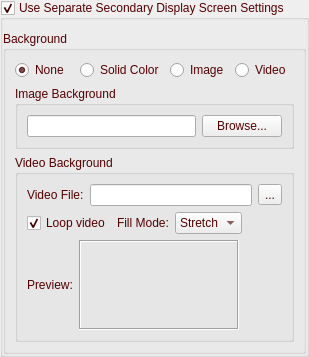
    <widget class="QGroupBox" name="groupBoxDisp2Sets">
     <property name="palette">
      <palette>
       <active>
        <colorrole role="WindowText">
         <brush brushstyle="SolidPattern">
          <color alpha="255">
           <red>85</red>
           <green>0</green>
           <blue>0</blue>
          </color>
         </brush>
        </colorrole>
        <colorrole role="Text">
         <brush brushstyle="SolidPattern">
          <color alpha="255">
           <red>85</red>
           <green>0</green>
           <blue>0</blue>
          </color>
         </brush>
        </colorrole>
        <colorrole role="ButtonText">
         <brush brushstyle="SolidPattern">
          <color alpha="255">
           <red>85</red>
           <green>0</green>
           <blue>0</blue>
          </color>
         </brush>
        </colorrole>
        <colorrole role="Highlight">
         <brush brushstyle="SolidPattern">
          <color alpha="255">
           <red>118</red>
           <green>50</green>
           <blue>50</blue>
          </color>
         </brush>
        </colorrole>
        <colorrole role="PlaceholderText">
         <brush brushstyle="SolidPattern">
          <color alpha="128">
           <red>85</red>
           <green>0</green>
           <blue>0</blue>
          </color>
         </brush>
        </colorrole>
       </active>
       <inactive>
        <colorrole role="WindowText">
         <brush brushstyle="SolidPattern">
          <color alpha="255">
           <red>85</red>
           <green>0</green>
           <blue>0</blue>
          </color>
         </brush>
        </colorrole>
        <colorrole role="Text">
         <brush brushstyle="SolidPattern">
          <color alpha="255">
           <red>85</red>
           <green>0</green>
           <blue>0</blue>
          </color>
         </brush>
        </colorrole>
        <colorrole role="ButtonText">
         <brush brushstyle="SolidPattern">
          <color alpha="255">
           <red>85</red>
           <green>0</green>
           <blue>0</blue>
          </color>
         </brush>
        </colorrole>
        <colorrole role="Highlight">
         <brush brushstyle="SolidPattern">
          <color alpha="255">
           <red>118</red>
           <green>50</green>
           <blue>50</blue>
          </color>
         </brush>
        </colorrole>
        <colorrole role="PlaceholderText">
         <brush brushstyle="SolidPattern">
          <color alpha="128">
           <red>85</red>
           <green>0</green>
           <blue>0</blue>
          </color>
         </brush>
        </colorrole>
       </inactive>
       <disabled>
        <colorrole role="WindowText">
         <brush brushstyle="SolidPattern">
          <color alpha="255">
           <red>120</red>
           <green>120</green>
           <blue>120</blue>
          </color>
         </brush>
        </colorrole>
        <colorrole role="Text">
         <brush brushstyle="SolidPattern">
          <color alpha="255">
           <red>120</red>
           <green>120</green>
           <blue>120</blue>
          </color>
         </brush>
        </colorrole>
        <colorrole role="ButtonText">
         <brush brushstyle="SolidPattern">
          <color alpha="255">
           <red>120</red>
           <green>120</green>
           <blue>120</blue>
          </color>
         </brush>
        </colorrole>
        <colorrole role="Highlight">
         <brush brushstyle="SolidPattern">
          <color alpha="255">
           <red>0</red>
           <green>120</green>
           <blue>215</blue>
          </color>
         </brush>
        </colorrole>
        <colorrole role="PlaceholderText">
         <brush brushstyle="SolidPattern">
          <color alpha="128">
           <red>85</red>
           <green>0</green>
           <blue>127</blue>
          </color>
         </brush>
        </colorrole>
       </disabled>
      </palette>
     </property>
     <property name="title">
      <string>Use Separate Secondary Display Screen Settings</string>
     </property>
     <property name="flat">
      <bool>true</bool>
     </property>
     <property name="checkable">
      <bool>true</bool>
     </property>
     <layout class="QVBoxLayout" name="verticalLayout">
      <property name="leftMargin">
       <number>0</number>
      </property>
      <property name="rightMargin">
       <number>0</number>
      </property>
      <property name="bottomMargin">
       <number>0</number>
      </property>
      <item>
       <widget class="QGroupBox" name="groupBoxBackground2">
        <property name="palette">
         <palette>
          <active>
           <colorrole role="WindowText">
            <brush brushstyle="SolidPattern">
             <color alpha="255">
              <red>85</red>
              <green>0</green>
              <blue>0</blue>
             </color>
            </brush>
           </colorrole>
          </active>
          <inactive>
           <colorrole role="WindowText">
            <brush brushstyle="SolidPattern">
             <color alpha="255">
              <red>85</red>
              <green>0</green>
              <blue>0</blue>
             </color>
            </brush>
           </colorrole>
          </inactive>
          <disabled>
           <colorrole role="WindowText">
            <brush brushstyle="SolidPattern">
             <color alpha="255">
              <red>120</red>
              <green>120</green>
              <blue>120</blue>
             </color>
            </brush>
           </colorrole>
          </disabled>
         </palette>
        </property>
        <property name="title">
         <string>Background</string>
        </property>
        <layout class="QVBoxLayout" name="verticalLayoutBackground2">
         <item>
          <layout class="QHBoxLayout" name="horizontalLayoutBackgroundType2">
           <item>
            <widget class="QRadioButton" name="radioButtonBgNone2">
             <property name="text">
              <string>None</string>
             </property>
             <property name="checked">
              <bool>true</bool>
             </property>
            </widget>
           </item>
           <item>
            <widget class="QRadioButton" name="radioButtonBgSolid2">
             <property name="text">
              <string>Solid Color</string>
             </property>
            </widget>
           </item>
           <item>
            <widget class="QRadioButton" name="radioButtonBgImage2">
             <property name="text">
              <string>Image</string>
             </property>
            </widget>
           </item>
           <item>
            <widget class="QRadioButton" name="radioButtonBgVideo2">
             <property name="text">
              <string>Video</string>
             </property>
            </widget>
           </item>
          </layout>
         </item>
         <item>
          <widget class="QGroupBox" name="groupBoxImageBackground2">
           <property name="title">
            <string>Image Background</string>
           </property>
           <layout class="QHBoxLayout" name="horizontalLayout_4">
            <item>
             <widget class="QLineEdit" name="lineEditBackgroundPath2">
              <property name="readOnly">
               <bool>true</bool>
              </property>
             </widget>
            </item>
            <item>
             <widget class="QPushButton" name="buttonBrowseBackgound2">
              <property name="text">
               <string>Browse...</string>
              </property>
             </widget>
            </item>
           </layout>
          </widget>
         </item>
         <item>
          <widget class="QGroupBox" name="groupBoxVideoBackground2">
           <property name="title">
            <string>Video Background</string>
           </property>
           <layout class="QVBoxLayout" name="verticalLayoutVideoBackground2">
            <item>
             <layout class="QHBoxLayout" name="horizontalLayoutVideoPath2">
              <item>
               <widget class="QLabel" name="labelVideoPath2">
                <property name="text">
                 <string>Video File:</string>
                </property>
               </widget>
              </item>
              <item>
               <widget class="QLineEdit" name="lineEditVideoPath2">
                <property name="readOnly">
                 <bool>true</bool>
                </property>
               </widget>
              </item>
              <item>
               <widget class="QToolButton" name="toolButtonBrowseVideo2">
                <property name="text">
                 <string>...</string>
                </property>
               </widget>
              </item>
             </layout>
            </item>
            <item>
             <layout class="QHBoxLayout" name="horizontalLayoutVideoOptions2">
              <item>
               <widget class="QCheckBox" name="checkBoxVideoLoop2">
                <property name="text">
                 <string>Loop video</string>
                </property>
                <property name="checked">
                 <bool>true</bool>
                </property>
               </widget>
              </item>
              <item>
               <widget class="QLabel" name="labelVideoFillMode2">
                <property name="text">
                 <string>Fill Mode:</string>
                </property>
               </widget>
              </item>
              <item>
               <widget class="QComboBox" name="comboBoxVideoFillMode2">
                <item>
                 <property name="text">
                  <string>Stretch</string>
                 </property>
                </item>
                <item>
                 <property name="text">
                  <string>Fit</string>
                 </property>
                </item>
                <item>
                 <property name="text">
                  <string>Fill</string>
                 </property>
                </item>
               </widget>
              </item>
              <item>
               <spacer name="horizontalSpacerVideo2">
                <property name="orientation">
                 <enum>Qt::Horizontal</enum>
                </property>
                <property name="sizeHint" stdset="0">
                 <size>
                  <width>40</width>
                  <height>20</height>
                 </size>
                </property>
               </spacer>
              </item>
             </layout>
            </item>
            <item>
             <layout class="QHBoxLayout" name="horizontalLayoutVideoPreview2">
              <item>
               <widget class="QLabel" name="labelVideoPreview2">
                <property name="text">
                 <string>Preview:</string>
                </property>
               </widget>
              </item>
              <item>
               <widget class="QLabel" name="labelVideoThumbnail2">
                <property name="minimumSize">
                 <size>
                  <width>160</width>
                  <height>90</height>
                 </size>
                </property>
                <property name="maximumSize">
                 <size>
                  <width>160</width>
                  <height>90</height>
                 </size>
                </property>
                <property name="frameShape">
                 <enum>QFrame::Box</enum>
                </property>
                <property name="frameShadow">
                 <enum>QFrame::Sunken</enum>
                </property>
                <property name="scaledContents">
                 <bool>true</bool>
                </property>
               </widget>
              </item>
              <item>
               <spacer name="horizontalSpacerVideoPreview2">
                <property name="orientation">
                 <enum>Qt::Horizontal</enum>
                </property>
                <property name="sizeHint" stdset="0">
                 <size>
                  <width>40</width>
                  <height>20</height>
                 </size>
                </property>
               </spacer>
              </item>
             </layout>
            </item>
           </layout>
          </widget>
         </item>
        </layout>
       </widget>
      </item>
     </layout>
    </widget>
